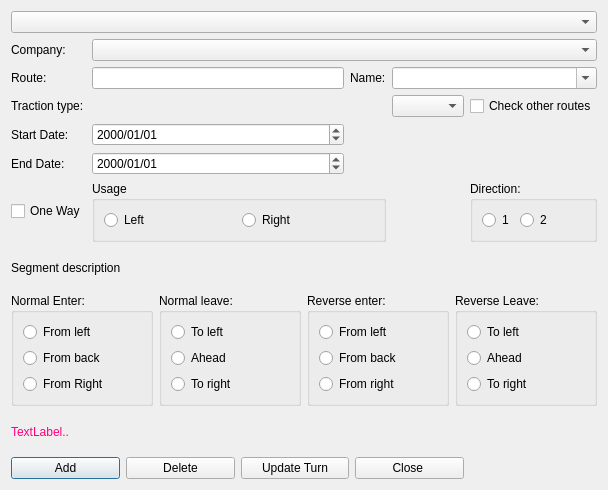
<?xml version="1.0" encoding="UTF-8"?>
<ui version="4.0">
 <class>RouteDlg</class>
 <widget class="QDialog" name="RouteDlg">
  <property name="geometry">
   <rect>
    <x>0</x>
    <y>0</y>
    <width>608</width>
    <height>490</height>
   </rect>
  </property>
  <property name="font">
   <font>
    <pointsize>9</pointsize>
   </font>
  </property>
  <property name="windowTitle">
   <string>Dialog</string>
  </property>
  <layout class="QGridLayout" name="gridLayout">
   <item row="1" column="0">
    <widget class="QLabel" name="label_2">
     <property name="text">
      <string>Company:</string>
     </property>
    </widget>
   </item>
   <item row="2" column="0">
    <widget class="QLabel" name="label">
     <property name="text">
      <string>Route:</string>
     </property>
    </widget>
   </item>
   <item row="2" column="1">
    <widget class="QLineEdit" name="txtRouteNbr">
     <property name="toolTip">
      <string>&lt;html&gt;&lt;head/&gt;&lt;body&gt;&lt;p&gt;Enter an existing route number, e.g. '20' or 'M1'. Enter a range, eg. '200,299' to create a new numeric number in that range.&lt;/p&gt;&lt;/body&gt;&lt;/html&gt;</string>
     </property>
     <property name="maxLength">
      <number>8</number>
     </property>
    </widget>
   </item>
   <item row="2" column="2">
    <widget class="QLabel" name="label_6">
     <property name="text">
      <string>Name:</string>
     </property>
    </widget>
   </item>
   <item row="3" column="0">
    <widget class="QLabel" name="label_3">
     <property name="text">
      <string>Traction type:</string>
     </property>
    </widget>
   </item>
   <item row="3" column="3">
    <widget class="QComboBox" name="cbTractionType"/>
   </item>
   <item row="3" column="4">
    <widget class="QCheckBox" name="chkOtherRoutes">
     <property name="text">
      <string>Check other routes</string>
     </property>
    </widget>
   </item>
   <item row="4" column="0">
    <widget class="QLabel" name="label_4">
     <property name="text">
      <string>Start Date:</string>
     </property>
    </widget>
   </item>
   <item row="4" column="1">
    <widget class="QDateEdit" name="dateStart">
     <property name="minimumDate">
      <date>
       <year>1752</year>
       <month>10</month>
       <day>16</day>
      </date>
     </property>
     <property name="displayFormat">
      <string>yyyy/MM/dd</string>
     </property>
    </widget>
   </item>
   <item row="5" column="0">
    <widget class="QLabel" name="label_5">
     <property name="text">
      <string>End Date:</string>
     </property>
    </widget>
   </item>
   <item row="5" column="1">
    <widget class="QDateEdit" name="dateEnd">
     <property name="displayFormat">
      <string>yyyy/MM/dd</string>
     </property>
    </widget>
   </item>
   <item row="6" column="0">
    <widget class="QCheckBox" name="cbOneWay">
     <property name="toolTip">
      <string>&lt;html&gt;&lt;head/&gt;&lt;body&gt;&lt;p&gt;Click if this route segment is one way.&lt;/p&gt;&lt;/body&gt;&lt;/html&gt;</string>
     </property>
     <property name="text">
      <string>One Way</string>
     </property>
    </widget>
   </item>
   <item row="6" column="1" colspan="2">
    <widget class="QGroupBox" name="gbUsage">
     <property name="toolTip">
      <string>&lt;html&gt;&lt;head/&gt;&lt;body&gt;&lt;p&gt;If the direction of travel is the same as the definition of the segement, select &amp;quot;Right&amp;quot; else select &amp;quot;L&amp;quot;.&lt;/p&gt;&lt;/body&gt;&lt;/html&gt;</string>
     </property>
     <property name="title">
      <string>Usage</string>
     </property>
     <layout class="QHBoxLayout" name="horizontalLayout">
      <item>
       <widget class="QRadioButton" name="rbLeft">
        <property name="text">
         <string>Left</string>
        </property>
       </widget>
      </item>
      <item>
       <widget class="QRadioButton" name="rbRight">
        <property name="text">
         <string>Right</string>
        </property>
       </widget>
      </item>
     </layout>
    </widget>
   </item>
   <item row="6" column="4">
    <widget class="QGroupBox" name="gbDirection">
     <property name="font">
      <font>
       <pointsize>9</pointsize>
      </font>
     </property>
     <property name="toolTip">
      <string>&lt;html&gt;&lt;head/&gt;&lt;body&gt;&lt;p&gt;The direction that this route segment heads. &lt;/p&gt;&lt;/body&gt;&lt;/html&gt;</string>
     </property>
     <property name="title">
      <string>Direction:</string>
     </property>
     <layout class="QFormLayout" name="formLayout">
      <item row="0" column="0">
       <widget class="QRadioButton" name="rbNormal">
        <property name="text">
         <string>1</string>
        </property>
       </widget>
      </item>
      <item row="0" column="1">
       <widget class="QRadioButton" name="rbReverse">
        <property name="text">
         <string>2</string>
        </property>
       </widget>
      </item>
     </layout>
    </widget>
   </item>
   <item row="7" column="0" colspan="2">
    <widget class="QLabel" name="lblSegmentText">
     <property name="text">
      <string>Segment description</string>
     </property>
    </widget>
   </item>
   <item row="8" column="0" colspan="5">
    <layout class="QHBoxLayout" name="horizontalLayout_3">
     <item>
      <widget class="QGroupBox" name="gbNormalEnter">
       <property name="font">
        <font>
         <pointsize>9</pointsize>
        </font>
       </property>
       <property name="toolTip">
        <string>Select how segment is entered</string>
       </property>
       <property name="title">
        <string>Normal Enter:</string>
       </property>
       <layout class="QVBoxLayout" name="verticalLayout">
        <item>
         <widget class="QRadioButton" name="rbNFromLeft">
          <property name="text">
           <string>From left</string>
          </property>
         </widget>
        </item>
        <item>
         <widget class="QRadioButton" name="rbNFromBack">
          <property name="text">
           <string>From back</string>
          </property>
         </widget>
        </item>
        <item>
         <widget class="QRadioButton" name="rbNFromRight">
          <property name="text">
           <string>From Right</string>
          </property>
         </widget>
        </item>
       </layout>
      </widget>
     </item>
     <item>
      <widget class="QGroupBox" name="gbNormalLeave">
       <property name="font">
        <font>
         <pointsize>9</pointsize>
        </font>
       </property>
       <property name="toolTip">
        <string>Select how to leave the segment</string>
       </property>
       <property name="title">
        <string>Normal leave:</string>
       </property>
       <layout class="QVBoxLayout" name="verticalLayout_2">
        <item>
         <widget class="QRadioButton" name="rbNToLeft">
          <property name="text">
           <string>To left</string>
          </property>
         </widget>
        </item>
        <item>
         <widget class="QRadioButton" name="rbNAhead">
          <property name="text">
           <string>Ahead</string>
          </property>
         </widget>
        </item>
        <item>
         <widget class="QRadioButton" name="rbNToRight">
          <property name="text">
           <string>To right</string>
          </property>
         </widget>
        </item>
       </layout>
      </widget>
     </item>
     <item>
      <widget class="QGroupBox" name="gbReverseEnter">
       <property name="font">
        <font>
         <pointsize>9</pointsize>
        </font>
       </property>
       <property name="toolTip">
        <string>Select how a 2-way segment is entered in the reverse direction</string>
       </property>
       <property name="title">
        <string>Reverse enter:</string>
       </property>
       <layout class="QVBoxLayout" name="verticalLayout_3">
        <item>
         <widget class="QRadioButton" name="rbRFromLeft">
          <property name="text">
           <string>From left</string>
          </property>
         </widget>
        </item>
        <item>
         <widget class="QRadioButton" name="rbRFromBack">
          <property name="text">
           <string>From back</string>
          </property>
         </widget>
        </item>
        <item>
         <widget class="QRadioButton" name="rbRFromRight">
          <property name="text">
           <string>From right</string>
          </property>
         </widget>
        </item>
       </layout>
      </widget>
     </item>
     <item>
      <widget class="QGroupBox" name="gbReverseLeave">
       <property name="font">
        <font>
         <pointsize>9</pointsize>
        </font>
       </property>
       <property name="toolTip">
        <string>Select how a 2-way segment is exited in the reverse direction</string>
       </property>
       <property name="title">
        <string>Reverse Leave:</string>
       </property>
       <layout class="QVBoxLayout" name="verticalLayout_4">
        <item>
         <widget class="QRadioButton" name="rbRToLeft">
          <property name="text">
           <string>To left</string>
          </property>
         </widget>
        </item>
        <item>
         <widget class="QRadioButton" name="rbRAhead">
          <property name="text">
           <string>Ahead</string>
          </property>
         </widget>
        </item>
        <item>
         <widget class="QRadioButton" name="rbRToRight">
          <property name="text">
           <string>To right</string>
          </property>
         </widget>
        </item>
       </layout>
      </widget>
     </item>
    </layout>
   </item>
   <item row="9" column="0">
    <widget class="QLabel" name="lblHelpText">
     <property name="palette">
      <palette>
       <active>
        <colorrole role="WindowText">
         <brush brushstyle="SolidPattern">
          <color alpha="255">
           <red>255</red>
           <green>0</green>
           <blue>127</blue>
          </color>
         </brush>
        </colorrole>
       </active>
       <inactive>
        <colorrole role="WindowText">
         <brush brushstyle="SolidPattern">
          <color alpha="255">
           <red>255</red>
           <green>0</green>
           <blue>127</blue>
          </color>
         </brush>
        </colorrole>
       </inactive>
       <disabled>
        <colorrole role="WindowText">
         <brush brushstyle="SolidPattern">
          <color alpha="255">
           <red>159</red>
           <green>158</green>
           <blue>158</blue>
          </color>
         </brush>
        </colorrole>
       </disabled>
      </palette>
     </property>
     <property name="text">
      <string>TextLabel..</string>
     </property>
    </widget>
   </item>
   <item row="10" column="0" colspan="4">
    <layout class="QHBoxLayout" name="horizontalLayout_2">
     <item>
      <widget class="QPushButton" name="btnAdd">
       <property name="toolTip">
        <string>Add or update segment to route</string>
       </property>
       <property name="text">
        <string>Add</string>
       </property>
      </widget>
     </item>
     <item>
      <widget class="QPushButton" name="btnDelete">
       <property name="text">
        <string>Delete</string>
       </property>
      </widget>
     </item>
     <item>
      <widget class="QPushButton" name="btnUpdateTurn">
       <property name="toolTip">
        <string>Add or update with suggested turn info</string>
       </property>
       <property name="text">
        <string>Update Turn</string>
       </property>
      </widget>
     </item>
     <item>
      <widget class="QPushButton" name="btnClose">
       <property name="text">
        <string>Close </string>
       </property>
      </widget>
     </item>
    </layout>
   </item>
   <item row="2" column="3" colspan="2">
    <widget class="CComboBox" name="cbRouteName">
     <property name="editable">
      <bool>true</bool>
     </property>
    </widget>
   </item>
   <item row="1" column="1" colspan="4">
    <widget class="QComboBox" name="cbCompany">
     <property name="editable">
      <bool>false</bool>
     </property>
    </widget>
   </item>
   <item row="0" column="0" colspan="5">
    <widget class="QComboBox" name="cbSegments">
     <property name="toolTip">
      <string>Select an existing route segment to update</string>
     </property>
    </widget>
   </item>
  </layout>
 </widget>
 <customwidgets>
  <customwidget>
   <class>CComboBox</class>
   <extends>QComboBox</extends>
   <header>ccombobox.h</header>
  </customwidget>
 </customwidgets>
 <tabstops>
  <tabstop>cbSegments</tabstop>
  <tabstop>cbCompany</tabstop>
  <tabstop>txtRouteNbr</tabstop>
  <tabstop>cbRouteName</tabstop>
  <tabstop>cbTractionType</tabstop>
  <tabstop>rbNormal</tabstop>
  <tabstop>rbNFromLeft</tabstop>
  <tabstop>rbNFromBack</tabstop>
  <tabstop>rbNFromRight</tabstop>
  <tabstop>rbNToLeft</tabstop>
  <tabstop>rbNAhead</tabstop>
  <tabstop>rbNToRight</tabstop>
  <tabstop>rbRFromBack</tabstop>
  <tabstop>rbRFromRight</tabstop>
  <tabstop>rbRToLeft</tabstop>
  <tabstop>rbRAhead</tabstop>
  <tabstop>rbRToRight</tabstop>
  <tabstop>btnAdd</tabstop>
  <tabstop>btnDelete</tabstop>
  <tabstop>btnUpdateTurn</tabstop>
  <tabstop>btnClose</tabstop>
  <tabstop>rbReverse</tabstop>
 </tabstops>
 <resources/>
 <connections/>
</ui>
